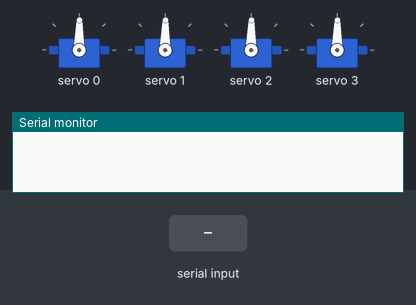
Bench run of a sketch on a simulated Arduino Uno, built with avr-gcc and run on an emulated ATmega328P. On the bench: 4 × servo, the last lines printed to the serial monitor. The test bench sets the inputs (shaded band).

Above: at 1.2 s.
1.3 s: "q" received over Serial
At 1.8 s:
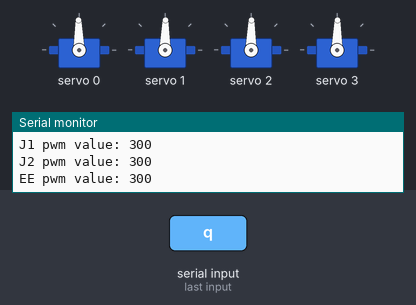
2.8 s: "w" received over Serial
At 4.1 s:
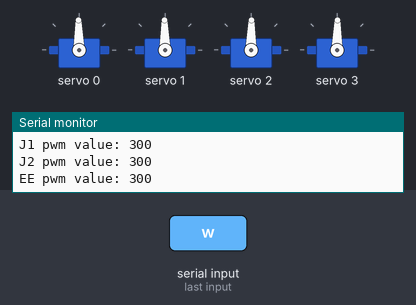
Timing chart, 0 to 5.8 s (numbered marks = the images above; inputs shaded):
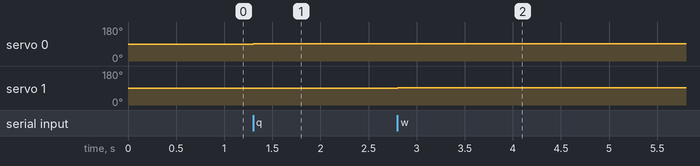

Measured:
- after the input at 1.3 s, servo 0: 89° → 91° at once
- after the input at 2.8 s, servo 1: 89° → 91° at once

The sketch:

servoRangeTest.ino
```cpp
#include <Wire.h>
#include <Adafruit_PWMServoDriver.h>

//Called this way, shield uses default address 0x40
Adafruit_PWMServoDriver pwm = Adafruit_PWMServoDriver();

#define SERVO_FREQ 50 // Analog servos run at ~50 Hz updates

// default value for servo out of 4096
// want 0.5-2.5 (or 1-2) ms out of 20 ms
// (b/c of 50 hz update)
// so about 205-410 out of 4096 is safe range to start testing.
int J0startingValue = 300;
int J1startingValue = 300;
int J2startingValue = 300;
int EEstartingValue = 300;

// Set servo pwm values to 'safe middle' values to begin testing their ranges.
// Setting servos to extreme values can strip gears and damage robot.
int J0currentValue = J0startingValue;
int J1currentValue = J1startingValue;
int J2currentValue = J2startingValue;
int EEcurrentValue = EEstartingValue;

// declare incomingByte
int incomingByte = 0;

void setup() {
  Serial.begin(115200);

  pwm.begin();
  pwm.setOscillatorFrequency(27000000);
  pwm.setPWMFreq(SERVO_FREQ); // Analog servos run at ~50 hz updates

  delay(10); // delay for 10 ms

  // put servo in assumed 'middle' position
  pwm.setPWM(0,0,J0currentValue);
  pwm.setPWM(1,0,J1currentValue);
  pwm.setPWM(2,0,J2currentValue);
  pwm.setPWM(3,0,EEcurrentValue);


}

void loop() {
  // send data only when you receive data:
  if (Serial.available() > 0) {
    // read the incoming byte:
    incomingByte = Serial.read();

    // say what you got:
//    Serial.println(incomingByte, DEC);

    // print the current x, y, z value
    Serial.print("J0 pwm value: "); Serial.println(J0currentValue);
    Serial.print("J1 pwm value: "); Serial.println(J1currentValue);
    Serial.print("J2 pwm value: "); Serial.println(J2currentValue);
    Serial.print("EE pwm value: "); Serial.println(EEcurrentValue); Serial.println();

    switch (incomingByte) {

      /// Servo #1
      case 'q':  // adjust pwm value out of 4096 until servo just fails to actuate, then bring it back a step
        J0currentValue += 4;
        break;
      case 'a':
        J0currentValue -= 4;
        break;

      /// Servo #2
      case 'w':  // adjust pwm value out of 4096 until servo just fails to actuate, then bring it back a step
        J1currentValue += 4;
        break;
      case 's':
        J1currentValue -= 4;
        break;

      /// Servo #3
      case 'e':  // adjust pwm value out of 4096 until servo just fails to actuate, then bring it back a step
        J2currentValue += 4;
        break;
      case 'd':
        J2currentValue -= 4;
        break;

      /// Servo #4
      case 'r':  // adjust pwm value out of 4096 until servo just fails to actuate, then bring it back a step
        EEcurrentValue += 4;
        break;
      case 'f':
        EEcurrentValue -= 4;
        break;

      /// Reset
      case 'g':  // reset pwm values to those representing the starting configuration
        J0currentValue = J0startingValue;
        J1currentValue = J1startingValue;
        J2currentValue = J2startingValue;
        EEcurrentValue = EEstartingValue;
        break;
    }

    // Set the pwm values for each servo
    pwm.setPWM(0,0,J0currentValue);
    pwm.setPWM(1,0,J1currentValue);
    pwm.setPWM(2,0,J2currentValue);
    pwm.setPWM(3,0,EEcurrentValue);

    }

}
```
